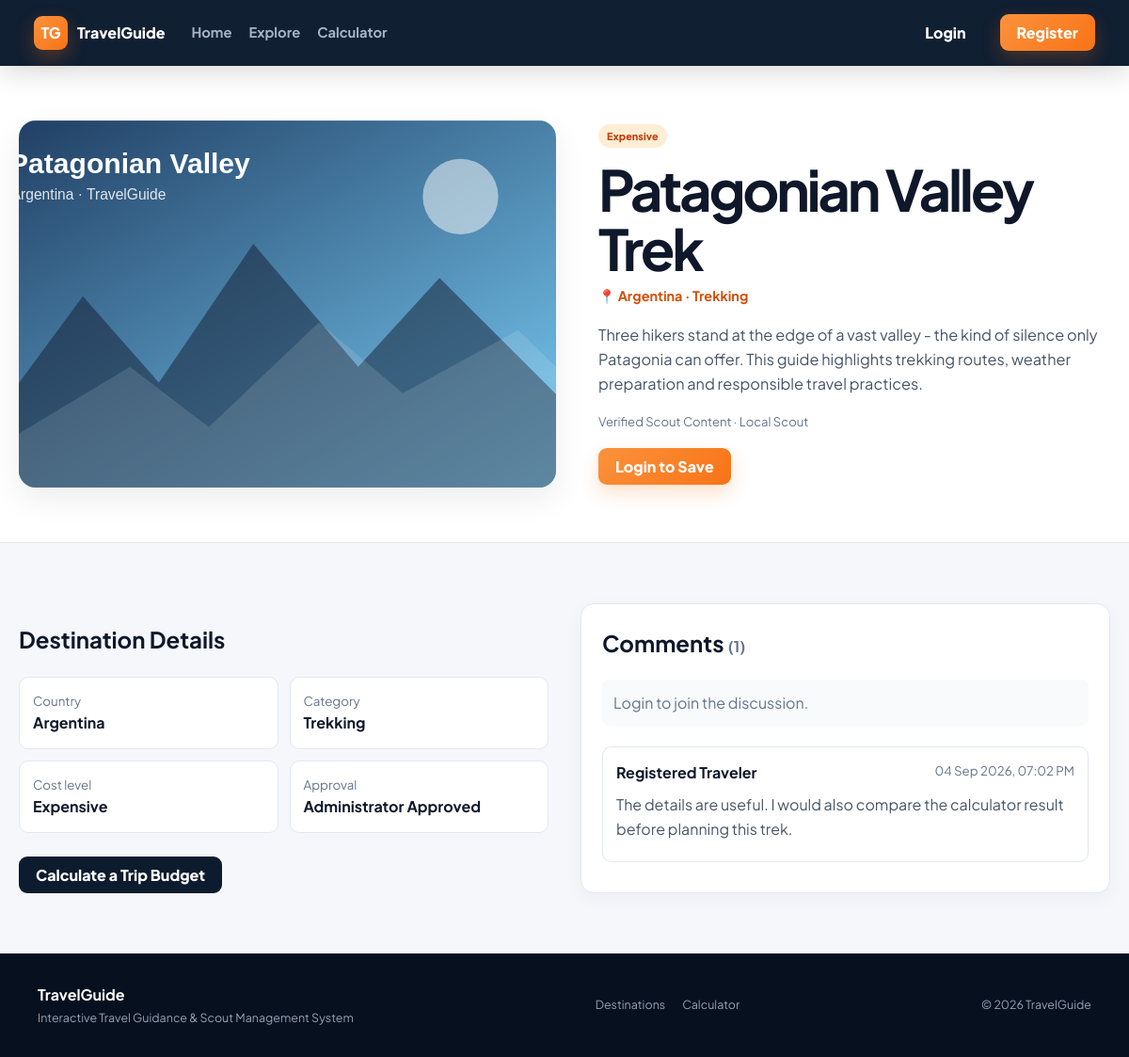
The app's page /index.php?route=post&id=1 with its own data.
### tables this page shows
CREATE TABLE posts (
    id INT AUTO_INCREMENT PRIMARY KEY,
    source_request_id INT NULL UNIQUE,
    scout_id INT NULL,
    title VARCHAR(180) NOT NULL,
    short_history TEXT NOT NULL,
    country VARCHAR(100) NOT NULL,
    category VARCHAR(100) NOT NULL,
    cost_level ENUM('Budget','Moderate','Expensive') NOT NULL DEFAULT 'Moderate',
    image_url VARCHAR(800) NULL,
    is_approved TINYINT(1) NOT NULL DEFAULT 1,
    created_at TIMESTAMP NOT NULL DEFAULT CURRENT_TIMESTAMP,
    updated_at TIMESTAMP NOT NULL DEFAULT CURRENT_TIMESTAMP ON UPDATE CURRENT_TIMESTAMP,
    INDEX idx_post_approved (is_approved),
    INDEX idx_post_country (country),
    INDEX idx_post_category (category),
    CONSTRAINT fk_post_request FOREIGN KEY (source_request_id) REFERENCES post_requests(id) ON DELETE SET NULL,
    CONSTRAINT fk_post_scout FOREIGN KEY (scout_id) REFERENCES users(id) ON DELETE SET NULL
);

CREATE TABLE users (
    id INT AUTO_INCREMENT PRIMARY KEY,
    name VARCHAR(100) NOT NULL,
    email VARCHAR(150) NOT NULL UNIQUE,
    password_hash VARCHAR(255) NOT NULL,
    profile_image VARCHAR(500) NULL,
    role_id INT NOT NULL,
    is_verified TINYINT(1) NOT NULL DEFAULT 1,
    created_at TIMESTAMP NOT NULL DEFAULT CURRENT_TIMESTAMP,
    updated_at TIMESTAMP NOT NULL DEFAULT CURRENT_TIMESTAMP ON UPDATE CURRENT_TIMESTAMP,
    CONSTRAINT fk_users_role FOREIGN KEY (role_id) REFERENCES roles(id)
);

CREATE TABLE comments (
    id INT AUTO_INCREMENT PRIMARY KEY,
    user_id INT NOT NULL,
    post_id INT NOT NULL,
    content VARCHAR(1000) NOT NULL,
    created_at TIMESTAMP NOT NULL DEFAULT CURRENT_TIMESTAMP,
    INDEX idx_comment_post (post_id),
    INDEX idx_comment_user (user_id),
    CONSTRAINT fk_comment_user FOREIGN KEY (user_id) REFERENCES users(id) ON DELETE CASCADE,
    CONSTRAINT fk_comment_post FOREIGN KEY (post_id) REFERENCES posts(id) ON DELETE CASCADE
);

### app/Core/Controller.php (called while the page is built, shortened)
<?php
abstract class Controller
{
    protected function view(string $view, array $data = []): void
    {
        $file = APP_ROOT . '/app/Views/' . $view . '.php';
        extract($data, EXTR_SKIP);
        require APP_ROOT . '/app/Views/layouts/header.php';
        require $file;
        require APP_ROOT . '/app/Views/layouts/footer.php';
    }
}

### app/Controllers/PostController.php (called while the page is built, shortened)
<?php
class PostController extends Controller
{
    public function show(): void
    {
        $id = (int)($_GET['id'] ?? 0);
        $post = (new Post())->findApproved($id);
        $comments = (new Comment())->forPost($id);
        $wishlisted = Auth::check() ? (new Wishlist())->exists(Auth::id(),$id) : false;
        $this->view('posts/show',['title'=>$post['title'],'post'=>$post,'comments'=>$comments,'wishlisted'=>$wishlisted]);
    }
}

### app/Core/Router.php (called while the page is built, shortened)
<?php
class Router
{
    private array $routes = [];
    public function get(string $route, array $handler): void
    {
        $this->routes['GET'][$route] = $handler;
    }
    public function post(string $route, array $handler): void
    {
        $this->routes['POST'][$route] = $handler;
    }
    public function dispatch(): void
    {
        $method = strtoupper($_SERVER['REQUEST_METHOD'] ?? 'GET');
        $route = trim((string)($_GET['route'] ?? ''), '/');
        $handler = $this->routes[$method][$route] ?? null;
        [$class, $action] = $handler;
        $controller = new $class();
        $controller->$action();
    }
}

### index.php (called while the page is built, shortened)
<?php
require_once __DIR__ . '/config/bootstrap.php';
$router = new Router();
$router->get('', [HomeController::class, 'index']);
$router->get('home', [HomeController::class, 'index']);
$router->get('explore', [HomeController::class, 'explore']);
$router->get('post', [PostController::class, 'show']);
$router->get('login', [AuthController::class, 'loginForm']);
$router->post('login', [AuthController::class, 'login']);
$router->get('register', [AuthController::class, 'registerForm']);
$router->post('register', [AuthController::class, 'register']);
$router->post('logout', [AuthController::class, 'logout']);
$router->get('forgot-password', [AuthController::class, 'forgotForm']);
$router->post('forgot-password', [AuthController::class, 'forgot']);
$router->get('reset-password', [AuthController::class, 'resetForm']);
$router->post('reset-password', [AuthController::class, 'reset']);
$router->get('dashboard', [DashboardController::class, 'index']);
$router->get('profile', [ProfileController::class, 'show']);
$router->get('profile/edit', [ProfileController::class, 'edit']);
$router->post('profile/update', [ProfileController::class, 'update']);
$router->post('profile/password', [ProfileController::class, 'password']);
$router->post('profile/delete', [ProfileController::class, 'delete']);
$router->get('wishlist', [WishlistController::class, 'index']);
$router->post('wishlist/toggle', [WishlistController::class, 'toggle']);
$router->post('comment/store', [CommentController::class, 'store']);
$router->post('comment/delete', [CommentController::class, 'deleteOwn']);
$router->get('calculator', [CalculatorController::class, 'index']);
$router->post('calculator/calculate', [CalculatorController::class, 'calculate']);
$router->get('scout/requests', [ScoutController::class, 'requests']);
$router->get('scout/request/create', [ScoutController::class, 'create']);
$router->post('scout/request/store', [ScoutController::class, 'store']);
$router->get('scout/request/edit', [ScoutController::class, 'edit']);
$router->post('scout/request/update', [ScoutController::class, 'update']);
$router->post('scout/request/delete', [ScoutController::class, 'delete']);
$router->get('admin/dashboard', [AdminController::class, 'dashboard']);
$router->get('admin/users', [AdminController::class, 'users']);
$router->post('admin/user/add', [AdminController::class, 'addUser']);
$router->post('admin/user/verify', [AdminController::class, 'verifyUser']);
$router->post('admin/user/delete', [AdminController::class, 'deleteUser']);
$router->get('admin/requests', [AdminController::class, 'requests']);
$router->post('admin/request/review', [AdminController::class, 'reviewRequest']);
$router->get('admin/posts', [AdminController::class, 'posts']);
$router->get('admin/post/edit', [AdminController::class, 'editPost']);
$router->post('admin/post/update', [AdminController::class, 'updatePost']);
$router->post('admin/post/delete', [AdminController::class, 'deletePost']);
$router->get('admin/comments', [AdminController::class, 'comments']);
$router->post('admin/comment/delete', [AdminController::class, 'deleteComment']);
$router->dispatch();

### config/bootstrap.php (called while the page is built, shortened)
<?php
spl_autoload_register(function (string $class): void {
    $prefixes = [
        'App\\Core\\' => APP_ROOT . '/app/Core/',
        'App\\Controllers\\' => APP_ROOT . '/app/Controllers/',
        'App\\Models\\' => APP_ROOT . '/app/Models/',
    ];
    foreach ($prefixes as $prefix => $baseDir) {
        if (str_starts_with($class, $prefix)) {
            $relative = substr($class, strlen($prefix));
            $file = $baseDir . str_replace('\\', '/', $relative) . '.php';
            return;
        }
    }
});
require_once APP_ROOT . '/app/helpers.php';

### app/Core/Database.php (called while the page is built, shortened)
<?php
class Database
{
    private static ?PDO $instance = null;
    public static function connection(): PDO
    {
        if (self::$instance === null) {
            $dsn = 'mysql:host=' . DB_HOST . ';port=' . DB_PORT . ';dbname=' . DB_NAME . ';charset=utf8mb4';
            try {
                self::$instance = new PDO($dsn, DB_USER, DB_PASS, [
                    PDO::ATTR_ERRMODE => PDO::ERRMODE_EXCEPTION,
                    PDO::ATTR_DEFAULT_FETCH_MODE => PDO::FETCH_ASSOC,
                    PDO::ATTR_EMULATE_PREPARES => false,
                ]);
            } catch (PDOException $e) {
                http_response_code(500);
                $message = APP_ENV === 'development' ? $e->getMessage() : 'Database connection failed.';
                exit('<h1>Database Error</h1><p>' . htmlspecialchars($message, ENT_QUOTES, 'UTF-8') . '</p><p>Import <code>database.sql</code> and verify config/app.php.</p>');
            }
        }
        return self::$instance;
    }
}

### app/Core/Model.php (called while the page is built, shortened)
<?php
abstract class Model
{
    public function __construct()
    {
        $this->db = Database::connection();
    }
}

### app/Models/Post.php (called while the page is built, shortened)
<?php
class Post extends Model
{
    public function findApproved(int $id): ?array
    {
        $stmt = $this->db->prepare('SELECT p.*,u.name AS scout_name FROM posts p LEFT JOIN users u ON u.id=p.scout_id WHERE p.id=? AND p.is_approved=1 LIMIT 1');
        $stmt->execute([$id]);
        return $stmt->fetch() ?: null;
    }
}

### app/helpers.php (called while the page is built, shortened)
<?php
function e(?string $value): string
{
    return htmlspecialchars((string)$value, ENT_QUOTES, 'UTF-8');
}
function base_path_url(): string
{
    $script = $_SERVER['SCRIPT_NAME'] ?? '/index.php';
    $dir = rtrim(str_replace('\\', '/', dirname($script)), '/');
    return $dir === '' || $dir === '.' ? '' : $dir;
}
function url(string $route = '', array $params = []): string
{
    $base = base_path_url() . '/index.php';
    if ($route !== '') {
        $params = ['route' => $route] + $params;
    }
    return $params ? $base . '?' . http_build_query($params) : $base;
}
function is_logged_in(): bool
{
    return Auth::check();
}

### app/Core/Auth.php (called while the page is built, shortened)
<?php
class Auth
{
    public static function check(): bool
    {
        return isset($_SESSION['user']['id']);
    }
}

### app/Models/Comment.php (called while the page is built, shortened)
<?php
class Comment extends Model
{
    public function forPost(int $postId): array
    {
        $stmt = $this->db->prepare('SELECT c.*,u.name,u.profile_image FROM comments c JOIN users u ON u.id=c.user_id WHERE c.post_id=? ORDER BY c.created_at DESC');
        $stmt->execute([$postId]);
        return $stmt->fetchAll();
    }
}

### app/Views/posts/show.php (the view, shortened to what this page needs)
<section class="post-hero">
    <div class="container post-hero-grid">
        <div class="post-cover"><?php if($post['image_url']): ?><img src="<?= e($post['image_url']) ?>" alt="<?= e($post['title']) ?>"><?php else: ?><div class="post-cover-fallback"><?= e(strtoupper(substr($post['country'],0,2))) ?></div><?php endif; ?></div>
        <div><span class="cost-tag cost-<?= e(strtolower($post['cost_level'])) ?>"><?= e($post['cost_level']) ?></span><h1><?= e($post['title']) ?></h1><div class="meta large">&#128205; <?= e($post['country']) ?> &middot; <?= e($post['category']) ?></div><p class="lead"><?= nl2br(e($post['short_history'])) ?></p><div class="byline">Verified Scout Content &middot; <?= e($post['scout_name'] ?? 'TravelGuide') ?></div>
        <?php if(is_logged_in()): ?><form class="inline-form" method="post" action="<?= e(url('wishlist/toggle')) ?>"><?= csrf_field() ?><input type="hidden" name="post_id" value="<?= (int)$post['id'] ?>"><button class="btn <?= $wishlisted?'btn-soft':'btn-primary' ?>" type="submit"><?= $wishlisted?'Remove from Wishlist':'Add to Wishlist' ?></button></form><?php else: ?><a class="btn btn-primary" href="<?= e(url('login')) ?>">Login to Save</a><?php endif; ?>
        </div>
    </div>
</section>
<section class="section container two-col">
    <div><h2>Destination Details</h2><div class="detail-grid"><div><small>Country</small><strong><?= e($post['country']) ?></strong></div><div><small>Category</small><strong><?= e($post['category']) ?></strong></div><div><small>Cost level</small><strong><?= e($post['cost_level']) ?></strong></div><div><small>Approval</small><strong>Administrator Approved</strong></div></div><a class="btn btn-dark" href="<?= e(url('calculator')) ?>">Calculate a Trip Budget</a></div>
    <aside class="comments-panel"><h2>Comments <span>(<?= count($comments) ?>)</span></h2>
        <?php if(is_logged_in()): ?><form class="comment-form" method="post" action="<?= e(url('comment/store')) ?>"><?= csrf_field() ?><input type="hidden" name="post_id" value="<?= (int)$post['id'] ?>"><textarea name="content" maxlength="1000" required placeholder="Share your experience or ask a useful question..."></textarea><button class="btn btn-primary" type="submit">Add Comment</button></form><?php else: ?><p class="muted-box"><a href="<?= e(url('login')) ?>">Login</a> to join the discussion.</p><?php endif; ?>
        <div class="comment-list"><?php foreach($comments as $comment): ?><div class="comment"><div class="comment-head"><strong><?= e($comment['name']) ?></strong><small><?= e(date('d M Y, h:i A',strtotime($comment['created_at']))) ?></small></div><p><?= nl2br(e($comment['content'])) ?></p></div><?php endforeach; ?></div>
    </aside>
</section>

### public/assets/css/app.css (style rules this page uses)
:root { --navy: #0d1b2e; --navy-2: #132746; --navy-3: #07101e; --orange: #f97316; --orange-dark: #ea580c; --blue: #2563eb; --bg: #f5f7fb; --card: #ffffff; --text: #0f172a; --muted: #64748b; --border: #e2e8f0; --green: #15803d; --red: #b91c1c; --amber: #b45309; --radius: 14px; --shadow: 0 12px 32px rgba(15, 23, 42, .08); }
* { box-sizing: border-box; }
html { scroll-behavior: smooth; }
body { margin: 0; font-family: 'Plus Jakarta Sans', system-ui, sans-serif; color: var(--text); background: var(--bg); line-height: 1.6; }
a { color: inherit; text-decoration: none; }
img { display: block; max-width: 100%; }
.container { width: min(1180px, calc(100% - 40px)); margin: 0 auto; }
.section { padding: 64px 0; }
.btn { border: 0; border-radius: 9px; padding: 10px 18px; display: inline-flex; align-items: center; justify-content: center; gap: 8px; font-weight: 750; line-height: 1.2; transition: .2s ease; }
.btn-primary { color: #fff; background: linear-gradient(135deg,#fb923c,var(--orange)); box-shadow: 0 8px 20px rgba(249,115,22,.23); }
.btn-dark { background: var(--navy); color: #fff; }
.cost-tag { position: absolute; left: 13px; top: 13px; padding: 4px 9px; border-radius: 999px; font-size: .68rem; font-weight: 800; }
.cost-expensive { background: #ffedd5; color: #c2410c; }
.meta { color: #d14f0a; font-size: .77rem; font-weight: 700; }
.meta.large { font-size: .9rem; }
.post-hero { padding: 58px 0; background: #fff; border-bottom: 1px solid var(--border); }
.post-hero-grid { display: grid; grid-template-columns: 1.05fr 1fr; gap: 45px; align-items: center; }
.post-cover { height: 390px; border-radius: 18px; overflow: hidden; background: #e2e8f0; box-shadow: var(--shadow); }
.post-cover img { width: 100%; height: 100%; object-fit: cover; }
.post-hero .cost-tag { position: static; display: inline-block; }
.post-hero h1 { margin: 12px 0 8px; font-size: clamp(2.2rem,5vw,4rem); letter-spacing: -.055em; line-height: 1.05; }
.lead { color: #475569; font-size: 1.02rem; }
.byline { color: var(--muted); font-size: .82rem; margin-bottom: 18px; }
.two-col { display: grid; grid-template-columns: 1fr 1fr; gap: 34px; }
.detail-grid { display: grid; grid-template-columns: 1fr 1fr; gap: 12px; margin: 20px 0 25px; }
.detail-grid > div { padding: 14px; border: 1px solid var(--border); border-radius: 10px; background: #fff; }
.detail-grid small, .detail-grid strong { display: block; }
.detail-grid small { color: var(--muted); }
.comments-panel { background: #fff; border: 1px solid var(--border); border-radius: 14px; padding: 22px; box-shadow: 0 6px 20px rgba(15,23,42,.04); }
.comments-panel h2 { margin-top: 0; }
.comments-panel h2 span { color: var(--muted); font-size: 1rem; }
.comment-list { margin-top: 22px; display: grid; gap: 12px; }
.comment { padding: 14px; border: 1px solid var(--border); border-radius: 10px; }
.comment-head { display: flex; justify-content: space-between; gap: 15px; }
.comment-head small { color: var(--muted); }
.comment p { margin: 8px 0; color: #475569; }
.muted-box { padding: 12px; background: #f8fafc; border-radius: 8px; color: var(--muted); }

### records on screen
posts: image_url (picture), cost_level "Expensive", title "Patagonian Valley Trek", country "Argentina", category "Trekking", short_history "Three hikers stand at the edge of a vast valley - the kind of silence only Patagonia can offer. This guide highlights trekking routes, weather preparation and responsible travel practices.", scout.name "Local Scout"
comments: user.name "Registered Traveler", created_at "04 Sep 2026, 07:02 PM", content "The details are useful. I would also compare the calculator result before planning this trek."

### other values on screen
count($comments) "1"
